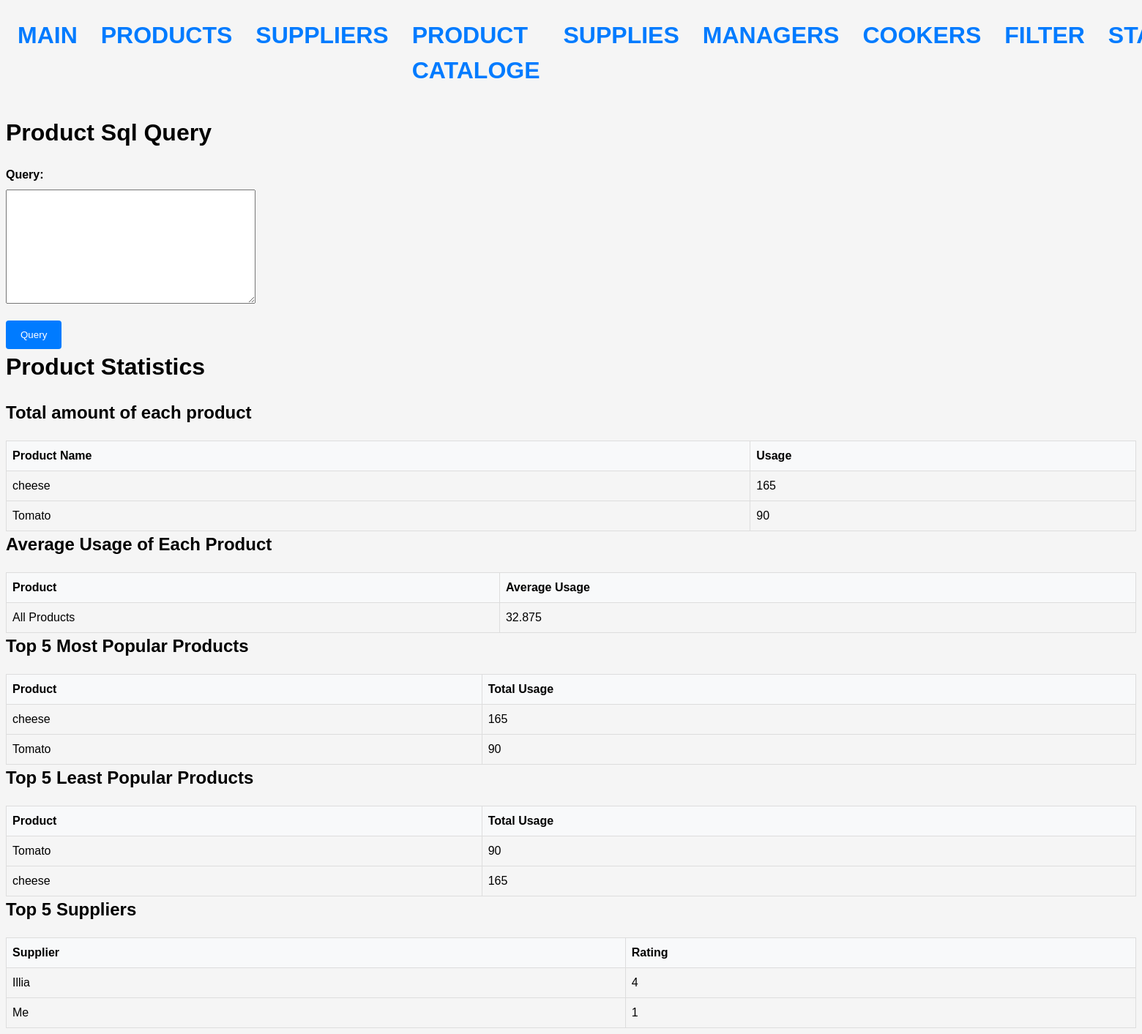
The app's page /statistics/, older data.
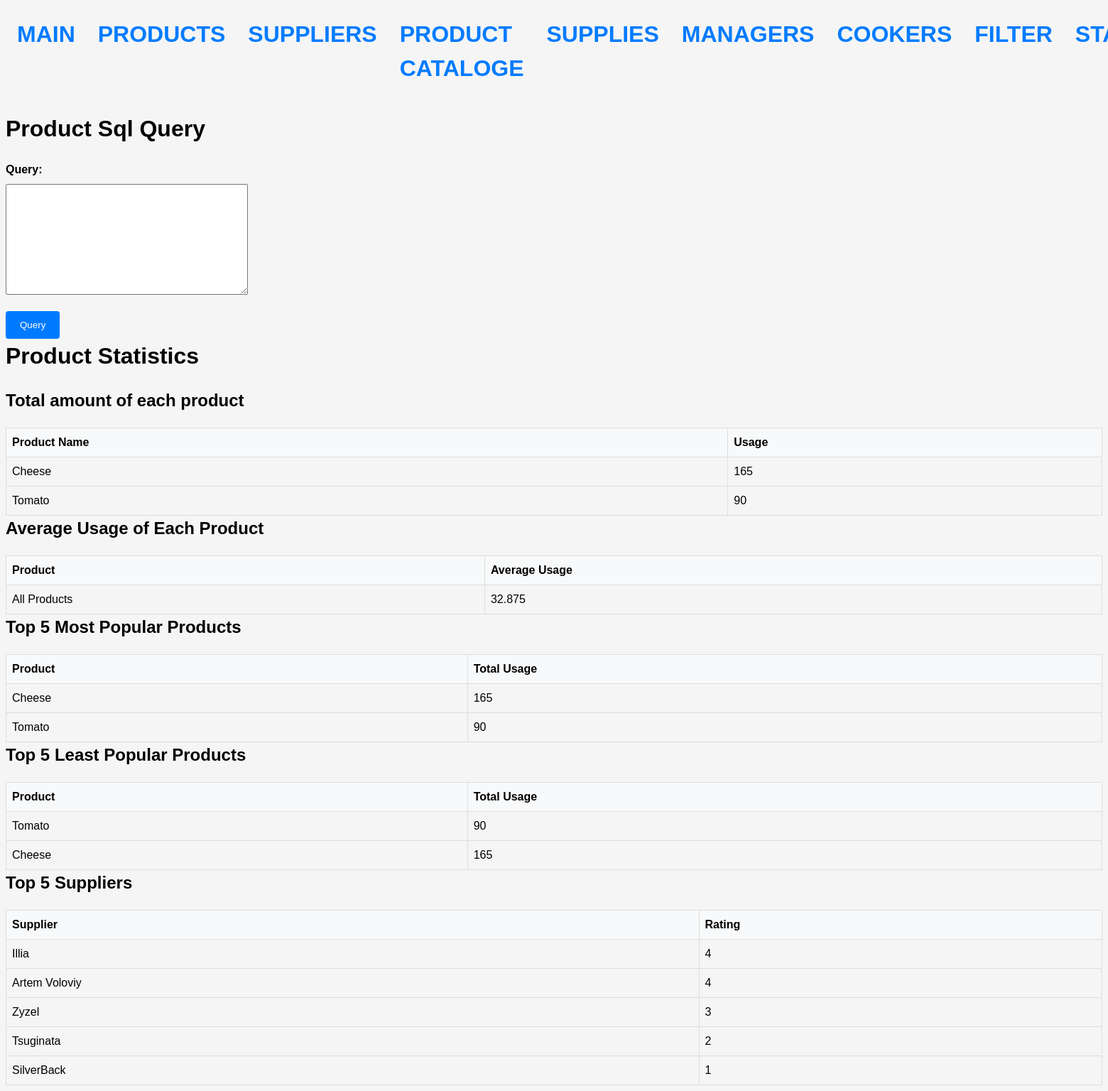
The same page, newer data.
### stock/models.py (models this page shows, shortened)
class Product(Model):
    name = models.CharField(max_length=64)
    term = models.IntegerField()
    measure = models.ForeignKey(Measure, on_delete=models.CASCADE)

class Supplier(Model):
    name = models.CharField(max_length=64)
    phone = models.CharField(max_length=24)
    email = models.CharField(max_length=64)
    address = models.CharField(max_length=128)
    iban = models.IntegerField()
    rating = models.IntegerField(validators=[MaxValueValidator(5)])
    payment_method = models.ForeignKey(Payment, on_delete=models.SET_NULL, null=True)
    delivery_method = models.ForeignKey(Delivery, on_delete=models.SET_NULL, null=True)

### stock/views.py (the view)
# urls.py: path('statistics/', statistics_view, name='statistics'),
def statistics_view(request):
    total_amount = StockHistory.objects.all().values('stock').annotate(sum=Sum('amount'))
    average_usage = StockHistory.objects.all().aggregate(Avg('amount'))
    top_5_popular = StockHistory.objects.all().values('stock').annotate(sum=Sum('amount')).order_by('-sum')[:5]
    top_5_popular = [{"stock": StockProduct.objects.get(id=p['stock']), "sum": p['sum']} for p in top_5_popular]
    result = []
    for key, items in groupby(top_5_popular, key=lambda x: x["stock"].product.name):
        result.append({"product": key, "sum": sum([item["sum"] for item in items])})
    result = sorted(result, key=itemgetter("sum"), reverse=True)[:5]
    result1 = sorted(result, key=itemgetter("sum"), reverse=False)[:5]
    top_5_suppliers = Supplier.objects.all().order_by('-rating')[:5]
    context = {
        'total_amount': total_amount,
        'average_usage': average_usage,
        'top_5_popular': result,
        'top_5_least_popular': result1,
        'top_5_suppliers': top_5_suppliers,
        **raw_query(request)
    }
    return render(request, 'statistics.html', context)

### stock/forms.py
class SqlForm(forms.Form):
    query = forms.CharField(widget=forms.Textarea)

### stock/views.py (called while the page is built)
def raw_query(request):
    context = {"heads": [], "bodies": []}
    form = SqlForm()
    if request.method == "POST" and (form := SqlForm(request.POST)).is_valid():
        print(form.cleaned_data['query'])
        with connection.cursor() as cursor:
            cursor.execute(form.cleaned_data['query'])
            context['heads'] = cursor.description
            context['bodies'] = cursor.fetchall()
    context['form'] = form
    return context

### templates/statistics.html (shortened to what this page needs)
{% extends "base.html" %}
{% block content %}
<html>
  <head>
  </head>
  <body>
    <h1>Product Sql Query</h1>
    <form method="post">
        {{ form.as_p }}
        <input type="submit" value="Query">
    </form>
    <h1>Product Statistics</h1>
    <h2>Total amount of each product</h2>
    <table>
      <thead>
        <tr>
          <th>Product Name</th>
          <th>Usage</th>
        </tr>
      </thead>
      <tbody>
        {% for item in top_5_popular %}
        <tr>
          <td>{{ item.product}}</td>
          <td>{{ item.sum }}</td>
        </tr>
        {% endfor %}
      </tbody>
    </table>
    <h2>Average Usage of Each Product</h2>
    <table>
      <thead>
        <tr>
          <th>Product</th>
          <th>Average Usage</th>
        </tr>
      </thead>
      <tbody>
        <tr>
          <td>All Products</td>
          <td>{{ average_usage.amount__avg }}</td>
        </tr>
      </tbody>
    </table>
    <h2>Top 5 Most Popular Products</h2>
    <table>
      <thead>
        <tr>
          <th>Product</th>
          <th>Total Usage</th>
        </tr>
      </thead>
      <tbody>
        {% for product in top_5_popular %}
        <tr>
          <td>{{ product.product}}</td>
          <td>{{ product.sum }}</td>
        </tr>
      {% endfor %}
      </tbody>
    </table>
    <h2>Top 5 Least Popular Products</h2>
    <table>
      <thead>
        <tr>
          <th>Product</th>
          <th>Total Usage</th>
        </tr>
      </thead>
      <tbody>
        {% for product in top_5_least_popular %}
        <tr>
          <td>{{ product.product}}</td>
          <td>{{ product.sum }}</td>
        </tr>
      {% endfor %}
      </tbody>
    </table>
  <h2>Top 5 Suppliers</h2>
  <table>
    <thead>
      <tr>
        <th>Supplier</th>
        <th>Rating</th>
      </tr>
    </thead>
    <tbody>
      {% for supplier in top_5_suppliers %}
        <tr>
          <td>{{ supplier.name }}</td>
          <td>{{ supplier.rating }}</td>
        </tr>
      {% endfor %}
    </tbody>
  </table>
{% endblock %}

Row changes from the older to the newer data that the page shows:
changed Product: product "cheese" → "Cheese"
added Supplier: name "Artem Voloviy", rating "4"
added Supplier: name "Zyzel", rating "3"
added Supplier: name "Tsuginata", rating "2"
changed Supplier: name "Me" → "SilverBack"
